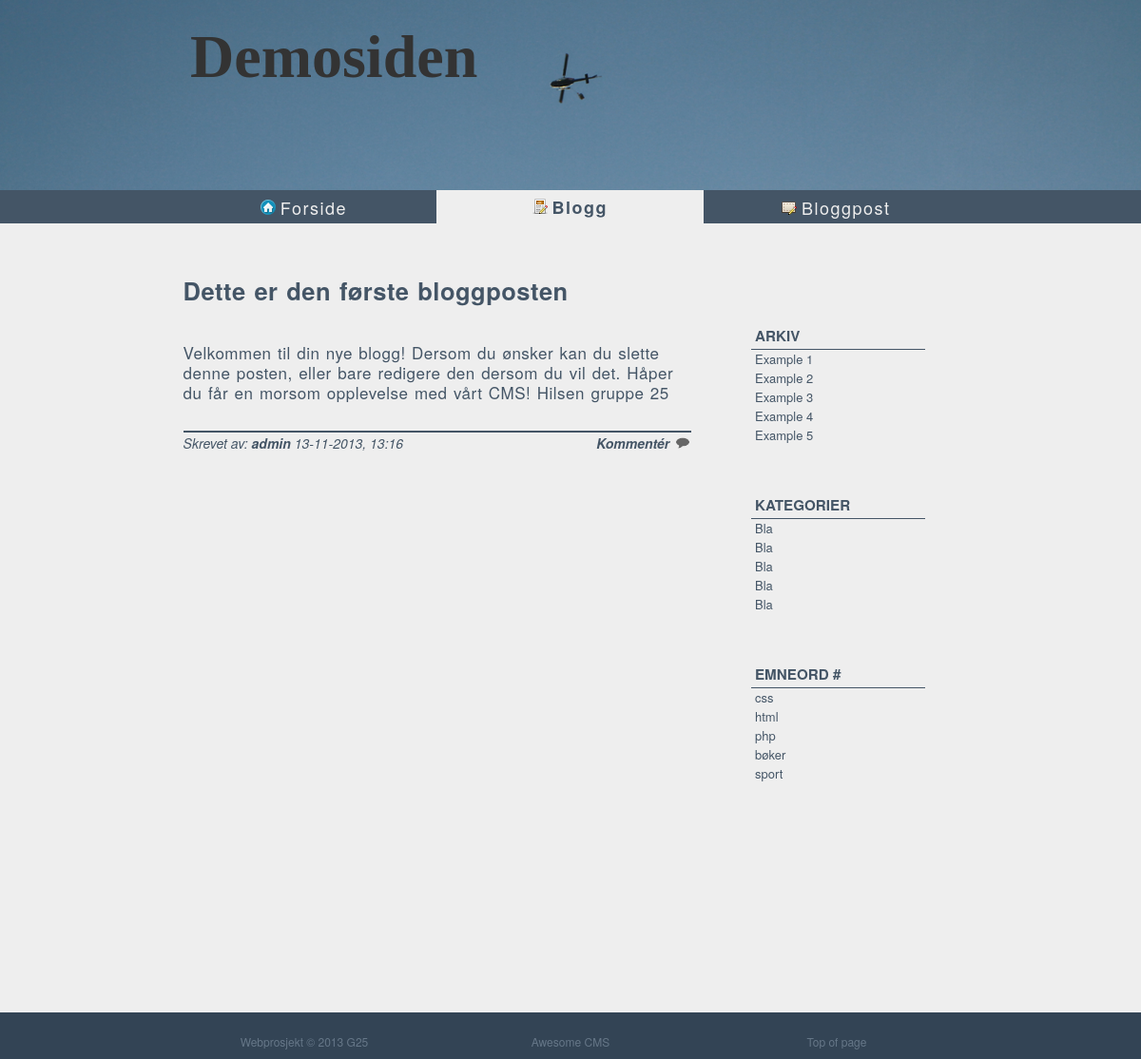
Page /index.php?page=blogg&site=0 on the committed database.
### tables this page shows
create table if not exists Post (
	post_id int(4) auto_increment not null,
	post_title varchar(200) not null,
	post_data blob not null,
	primary key (post_id)
);

create table if not exists User (
	user_id int(4) auto_increment not null,
	user_name varchar(20) not null,
	primary key (user_id)
);

create table if not exists Post_Meta (
	post_id int(4) not null,
	post_published varchar(100) not null,
	post_last_modified varchar(100) not null,
	post_published_by int(4) not null,
	post_last_modified_by int(4) not null,
	primary key (post_id),
	foreign key (post_id) references Post (post_id) on delete cascade,
	foreign key (post_published_by) references User (user_id),
	foreign key (post_last_modified_by) references User (user_id)
);

### application/Site.class.php (the view, shortened to what this page needs)
<?php
	class Site extends Application {
		public function getAllPosts($start){
			$db = new Database();
			if (!$db) {
				echo "Feil under tilkobling til database";
				die();
			}
			else{
				$sql="SELECT * FROM Post ORDER BY post_id DESC LIMIT $start,3 ";
				$result = $db->query($sql);
				if(!$result){
					echo "Feil under henting fra server";
				}
				else{
					$output = "";
					$nrOfRows = $result->num_rows;
					if($nrOfRows == null){
						echo "Det finnes foreløpig ikke så mange poster!";
					}
					else{
						for($i = 0; $i < $nrOfRows; $i++){
							$row = $result->fetch_object();
							$output .= "<article>";
							$output .= "<h2>" .$row->post_title. "</h2>";
							$output .= "<p>" .$row->post_data. "</p>";
							$output .= "</article>";
							$output .= '<div class="article-footer">';
							$output .= '<span><p>Skrevet av: <b>'.$this->getPostAuthor($row->post_id).'</b> '.$this->getPostTime($row->post_id).'</p></span>';
							$output .= '<span><a href="index.php?page=bloggpost">Kommentér<img src="themes/default/images/talk.png" alt="snakkeboble" height="12"></a></span>';
							$output .= '</div>';
						}
					}
				}
				return $output;
			}
		}
		public function getPostAuthor($nr) {
			$db = new Database();
			$sql = "SELECT user_name FROM User, Post, Post_Meta where Post.post_id = Post_Meta.post_id AND User.user_id = Post_Meta.post_published_by AND Post.post_id ='$nr' ";
			$result = $db->query($sql);
			$row = $result->fetch_object();
			$output = $row->user_name;
			return $output;
		}
		public function getPostTime($nr){
			$db = new Database();
			$sql = "SELECT post_published FROM Post_Meta, Post where Post.post_id = Post_Meta.post_id AND Post.post_id ='$nr' ";
			$result = $db->query($sql);
			$row = $result->fetch_object();
			$output = $row->post_published;
			return $output;
		}
	}
 ?>

### index.php (shortened to what this page needs)
<?php require_once "application/Site.class.php"; ?>
<!DOCTYPE html>
<html lang="no">
<head>
	<link rel="stylesheet" type="text/css" href="themes/default/master.css">
</head>
<body>
	<div  id="top-of-page" class="top-banner">
		<div class="banner-content">
			<h1>Demosiden</h1>
		</div>
	</div>
	<header>
		<nav class="stop">
			<ul>
				<li class="menu"><a href="index.php?page=forside"><img src="themes/default/images/home.png" alt="homeikon">Forside</a></li>
				<li class="menu"><a href="index.php?page=blogg&site=0"><img src="themes/default/images/blogg.png" alt="bloggikon">Blogg</a></li>
				<li class="menu"><a href="index.php?page=bloggpost"><img src="themes/default/images/kommenter.png" alt="bloggpost">Bloggpost</a></li>
			</ul>
		</nav>
	</header>
	<div class="main-container">
		<?php
			if (isset($_GET['page'])) {
				switch($_GET['page']){
					case 'forside':
					case 'blogg':
					case 'artikler':
					case 'bloggpost':
					case 'kontakt':
					    include("includes/$_GET[page].php");
					break;
				}
			}
			else{
				include('includes/forside.php');
			}
		?>
	</div>
	<footer>
		<div class="footer-content">
			<div class="container">
				<section class="grid g4 no-gutters">
					<p>Webprosjekt © 2013 G25</p>
				</section>
				<section class="grid g4 no-gutters">
					<p>Awesome CMS</p>
				</section>
				<section class="grid g4 no-gutters">
					<p><a href="#top-of-page">Top of page</a></p>
				</section>
			</div>
		</div>
	</footer>
</body>
</html>

### includes/blogg.php (shortened to what this page needs)
<div class="container">
	<section class="grid g8">
		<?php
			require_once('application/Site.class.php');
			$site = new Site();
			if ($_GET['site'] < 0) {
				$start = 0;
			}
			else{
				$start = $_GET['site'];
			}
			$posts = $site->getAllPosts($start*3);
			echo $posts;
		?>
	</section>
	<section class="grid g4 blogg-sidebar">
		<div id="item-button1" class="menu-button">
			<h3>Arkiv</h3>
		</div>
		<div id="item1" class="menu-item">
			<ul>
				<li>Example 1</li>
				<li>Example 2</li>
				<li>Example 3</li>
				<li>Example 4</li>
				<li>Example 5</li>
			</ul>
	</div>
		<div id="item-button2" class="menu-button">
			<h3>Kategorier</h3>
		</div>
		<div id="item2" class="menu-item">
			<ul>
				<li>Bla</li>
				<li>Bla</li>
				<li>Bla</li>
				<li>Bla</li>
				<li>Bla</li>
			</ul>
		</div>
		<div id="item-button3" class="menu-button">
			<h3>Emneord #</h3>
		</div>
		<div id="item3" class="menu-item">
			<ul>
				<li>css</li>
				<li>html</li>
				<li>php</li>
				<li>bøker</li>
				<li>sport</li>
			</ul>
		</div>
	</section>
</div>

### themes/default/master.css (style rules this page uses)
* { margin: 0; padding: 0; list-style-type: none; }
h1,h2,h3,h4,h5,h6 { padding:10px 0; color: #456; }
p { margin-top: 14px; }
html { font-family: Helvetica neue, arial, sans serif; font-size: 17px; line-height: 1.23456; }
body { margin: 0; padding: 0; background-color: #EEE; }
.top-banner { background-image: url("images/banner.png"); width: 100%; background-repeat: no-repeat; background-size: cover; height:200px; background-color: #DDD; }
.banner-content { width: 840px; height:auto; margin: 0 auto; }
.banner-content h1 { font-family: Gothic; color: #333; font-size: 64px; padding: 20px; }
header { width: 100%; height: 35px; background-color: #456; }
.main-container { width: 840px; height: auto; min-height: 800px; margin: 0 auto; padding: 15px; clear: both; }
.main-container p { padding-top: 15px; color: #456; }
footer { height: auto; min-height: 25px; background-color: #345; text-align: center; }
.footer-content { font-size: 12px; width: 840px; margin:0 auto; padding: 10px; color:#678; }
.footer-content a { text-decoration: none; color: #678; }
nav { width: 840px; margin: 0 auto; background-color: #777; text-align: center; line-height:1.6; vertical-align: bottom; }
nav ul { margin: 0 auto; }
nav li { width: 33.2%; display: inline; float: left; height: 35px; background-color: #456; margin: 0; padding: 0; letter-spacing: 1.5px; -o-transition: background-color .15s ease-in-out; -ms-transition: background-color .15s ease-in-out; -moz-transition: background-color .15s ease-in-out; -webkit-transition: background-color .15s ease-in-out; border-right: 1px solid #EEE; }
nav li:last-child { border-right:0; }
nav a { line-height: 2; font-size: 18px; font-weight: 300; display: block; text-decoration: none; color: #EEE; }
nav ul li img { margin-right:5px; }
.blogg-sidebar { margin-left: 10px; font-size: 13px; padding:40px; -webkit-border-radius: 5px; -moz-border-radius: 5px; -ms-border-radius: 5px; -o-border-radius: 5px; color: #456; }
.menu-button { display: block; padding: 4px; width: 100%; margin-top: 50px; color: #456; text-transform: uppercase; border-bottom: 1px solid #456; }
.menu-button h3 { display: inline; }
.menu-item { width: 280px; }
.menu-item ul li { padding:2px 4px; }
article { margin-top: 30px; margin-bottom: 3px; padding-bottom: 30px; border-bottom: 2px solid #456; letter-spacing: 0.5px; word-spacing: 1.2px; }
.article-footer:before,.article-footer:after { content: ""; display: table; }
.article-footer:after { clear: both; }
.article-footer { margin-bottom: 50px; font-style: italic; font-size: 14px; }
.article-footer span p { display: inline-block; width: auto; margin: 0; padding: 0; color: #456; }
.article-footer span a { font-weight: 900; text-decoration: none; float: right; color: #456; }
.article-footer img { margin-left: 5px; }
.stop:after { clear:both; }
.highlight { background-color: #EEE; }
.highlight a { color:#456; font-weight: 600; }

### themes/default/grid.css (style rules this page uses)
.container { margin-left: auto; margin-right: auto; padding: 0; width: 100%; max-width: 100%; }
.container:before, .container:after { content: " "; display: table; }
.container:after { clear: both; }
.grid { float: left; display: inline-block; min-height: 1px; -webkit-box-sizing: border-box; -moz-box-sizing: border-box; box-sizing: border-box; margin-left: 1.5%; margin-right: 1.5%; }
.grid.no-gutters { margin-left: 0; margin-right: 0; }
.grid.g4 { width: 30.33333%; }
.grid.g8 { width: 63.66667%; }
.grid.g4.no-gutters { width: 33.33333%; }

### rows in the picture
post: post_title "Dette er den første bloggposten", post_data "Velkommen til din nye blogg! Dersom du ønsker kan du slette denne posten, eller bare redigere den dersom du vil det. Håper du får en morsom opplevelse med vårt CMS! Hilsen gruppe 25", post_id.user_name "admin", post_id.post_published "13-11-2013, 13:16"
